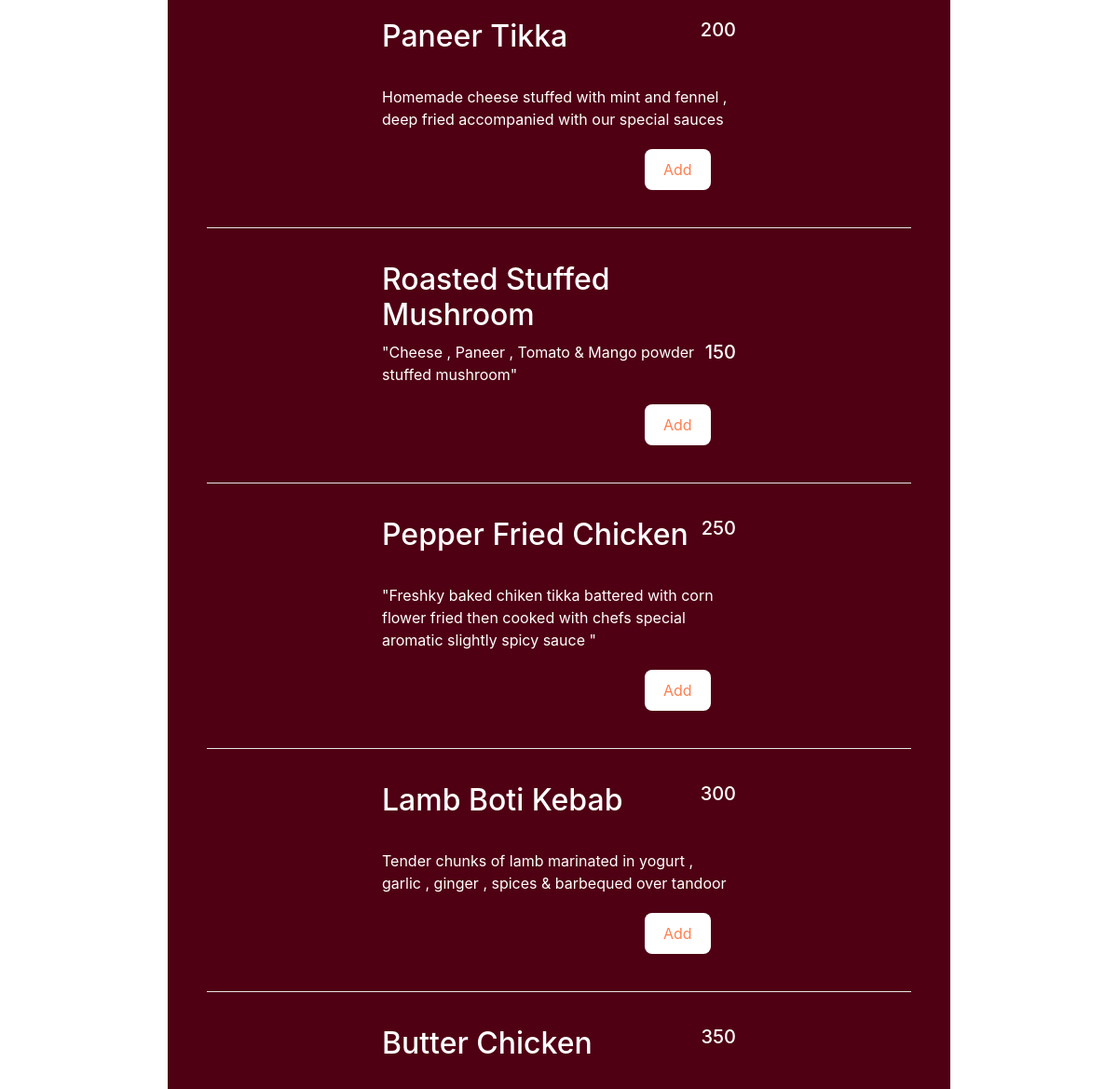
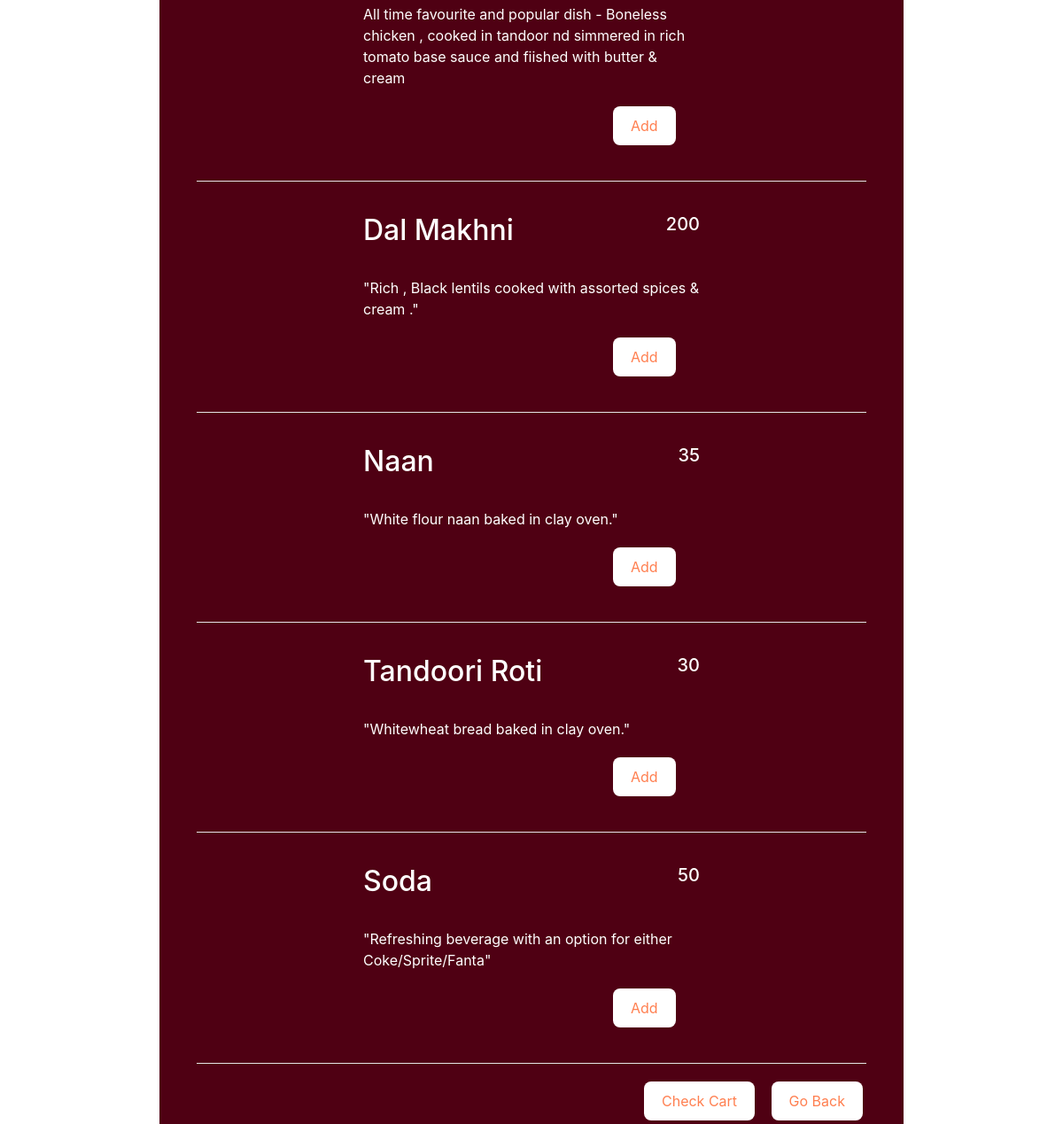
The page /menu on the database its author committed (2 pictures, top to bottom).
### iiot_rest.py (models this page shows)
class Food(db.Model):
    id = db.Column(db.Integer, primary_key=True)
    name = db.Column(db.String(30),unique=True,nullable=False)
    desc = db.Column(db.Text,nullable=True)
    price = db.Column(db.Integer)
    order_items = db.relationship('Order', backref='food_id', lazy=True)

### iiot_rest.py (the view, shortened to what this page needs)
@app.route("/menu",methods=["GET" , "POST"])
def menu():
    food_items = Food.query.all()
    return render_template('menu.html',Food=food_items)

### templates/menu.html (shortened to what this page needs)
<!DOCTYPE html>
<html lang="en">
<head>
    <link rel="stylesheet" href="https://stackpath.bootstrapcdn.com/bootstrap/4.3.1/css/bootstrap.min.css">
</head>
<body >
<div style="background-color:#4f0013;height:100%;width:70%;margin: auto;">
{% for f in Food %}
    <div style="padding:20px;margin= 20px;width:50%;margin: auto;">
        <h2 style="float:left;color:white;">{{ f.name }}</h2>
        <h5 style="float:right;color:white;"> {{ f.price }}</h5>
        <br>
        <br>
        <br>
        <p style="color:white">{{ f.desc }}</p>
        <form action="" method="POST" ><button style="padding:10px 20px;position: relative;left: 280px;" class="button button3"  type="submit" name="add" value="{{  f.id  }}">Add</button></form>
     </div>
    <hr size="" width="90%" color="white">
{% endfor %}
    <a href=cart><button class="button button3" style="padding:10px 20px;position: relative;left: 545px;">Check Cart</button></a>
    <a href=home><button class="button button3" style="padding:10px 20px;position: relative;left: 555px;">Go Back</button></a>
</div>
</body>
</html>

### templates/menu.html (style rules this page uses)
body { background-image: url('https://wallpaperaccess.com/full/1317021.jpg'); height: 100%; background-position: center; background-size: cover; background-repeat: no-repeat; background-attachment: fixed; }
.button { background-color: white; border: none; color: coral; padding: 16px 32px; text-align: center; text-decoration: none; display: inline-block; font-size: 16px; margin: 4px 2px; transition-duration: 0.4s; cursor: pointer; border-radius: 8px; }

### rows shown on the page
Food: name "Paneer Tikka", price "200", desc "Homemade cheese stuffed with mint and fennel , deep fried accompanied with our special sauces", {{ f.id }} 1 (drawn)
Food: name "Roasted Stuffed Mushroom", price "150", desc "\"Cheese , Paneer , Tomato & Mango powder stuffed mushroom\"", {{ f.id }} 2 (drawn)
Food: name "Pepper Fried Chicken", price "250", desc "\"Freshky baked chiken tikka battered with corn flower fried then cooked with chefs special aromatic slightly spicy sauce \"", {{ f.id }} 3 (drawn)
Food: name "Lamb Boti Kebab", price "300", desc "Tender chunks of lamb marinated in yogurt , garlic , ginger , spices & barbequed over tandoor", {{ f.id }} 4 (drawn)
Food: name "Butter Chicken", price "350", desc "All time favourite and popular dish - Boneless chicken , cooked in tandoor nd simmered in rich tomato base sauce and fiished with butter & cream", {{ f.id }} 5 (drawn)
Food: name "Dal Makhni", price "200", desc "\"Rich , Black lentils cooked with assorted spices & cream .\"", {{ f.id }} 6 (drawn)
Food: name "Naan", price "35", desc "\"White flour naan baked in clay oven.\"", {{ f.id }} 7 (drawn)
Food: name "Tandoori Roti", price "30", desc "\"Whitewheat bread baked in clay oven.\"", {{ f.id }} 8 (drawn)
Food: name "Soda", price "50", desc "\"Refreshing beverage with an option for either Coke/Sprite/Fanta\"", {{ f.id }} 9 (drawn)
